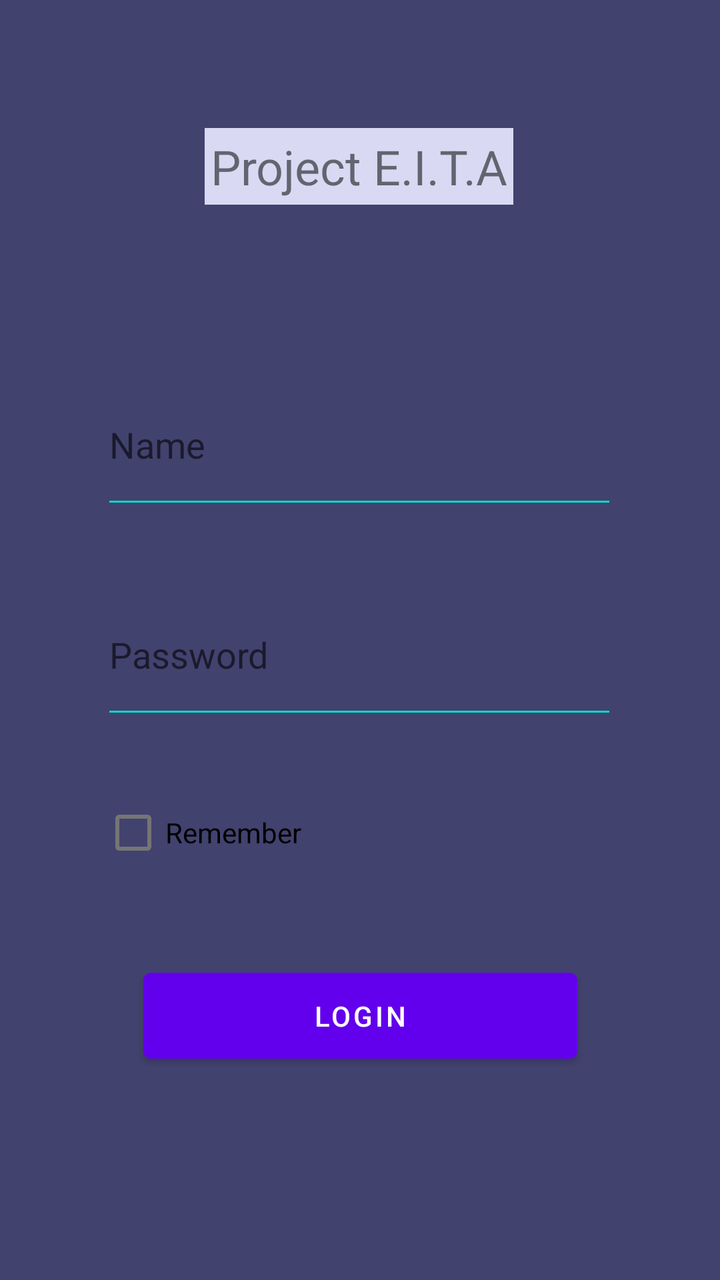
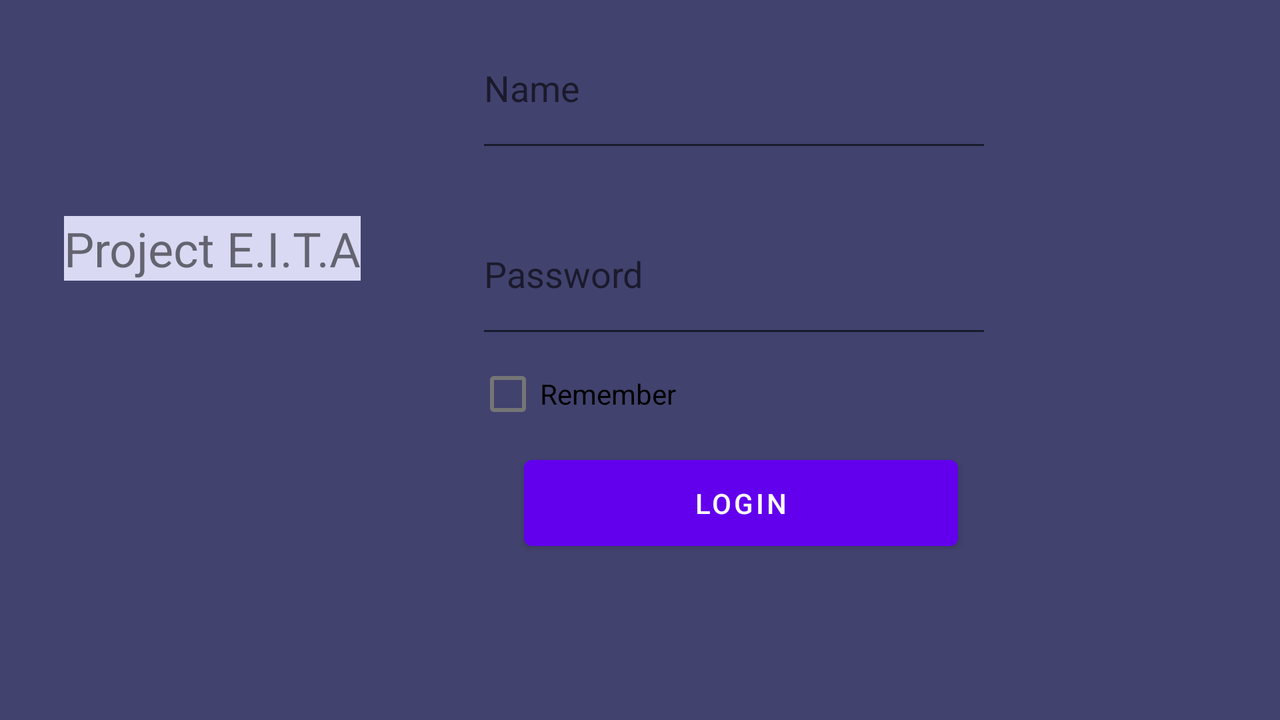

An Android layout and its configuration variant, each rendered on a device that would load it. The default file and the variant file are quoted in full after the pictures.
<!-- AndroidManifest.xml: application theme Theme.ProjetoEITA -->
<!-- res/layout/activity_main.xml -->
<?xml version="1.0" encoding="utf-8"?>
<androidx.constraintlayout.widget.ConstraintLayout xmlns:android="http://schemas.android.com/apk/res/android"
    xmlns:app="http://schemas.android.com/apk/res-auto"
    xmlns:tools="http://schemas.android.com/tools"
    android:layout_width="match_parent"
    android:layout_height="match_parent"
    tools:context=".MainActivity"
    android:background="@color/azul_milho">

    <TextView
        android:id="@id/tvTitulo"
        android:layout_width="wrap_content"
        android:layout_height="wrap_content"
        android:layout_marginTop="64dp"
        android:background="@color/quartzo"
        android:padding="3dp"
        android:text="@string/app_name"
        android:textSize="24sp"
        app:layout_constraintEnd_toEndOf="parent"
        app:layout_constraintHorizontal_bias="0.498"
        app:layout_constraintStart_toStartOf="parent"
        app:layout_constraintTop_toTopOf="parent" />

    <EditText
        android:id="@+id/edUsuario"
        android:layout_width="258dp"
        android:layout_height="77dp"
        android:layout_marginTop="80dp"
        android:backgroundTint="@color/teal_200"
        android:ems="10"
        android:inputType="textPersonName"
        android:hint="@string/name"
        app:layout_constraintEnd_toEndOf="@id/tvTitulo"
        app:layout_constraintStart_toStartOf="@id/tvTitulo"
        app:layout_constraintTop_toBottomOf="@+id/tvTitulo" />

    <EditText
        android:id="@id/edSenha"
        android:layout_width="258dp"
        android:layout_height="77dp"
        android:layout_marginTop="28dp"
        android:backgroundTint="@color/teal_200"
        android:ems="10"
        android:hint="@string/password"
        android:inputType="textPassword"
        app:layout_constraintEnd_toEndOf="@id/edUsuario"
        app:layout_constraintHorizontal_bias="0.0"
        app:layout_constraintStart_toStartOf="@id/edUsuario"
        app:layout_constraintTop_toBottomOf="@id/edUsuario" />

    <CheckBox
        android:id="@id/checkBox"
        android:layout_width="wrap_content"
        android:layout_height="wrap_content"
        android:layout_marginTop="28dp"
        android:text="@string/remember"
        app:layout_constraintStart_toStartOf="@id/edSenha"
        app:layout_constraintTop_toBottomOf="@id/edSenha" />

    <Button
        android:id="@+id/btLogin"
        android:layout_width="217dp"
        android:layout_height="55dp"
        android:layout_marginTop="40dp"
        android:text="@string/login"
        app:layout_constraintEnd_toEndOf="@id/edSenha"
        app:layout_constraintHorizontal_bias="0.512"
        app:layout_constraintStart_toStartOf="@+id/edSenha"
        app:layout_constraintTop_toBottomOf="@+id/checkBox" />

</androidx.constraintlayout.widget.ConstraintLayout>
<!-- resources referenced by this layout -->
<resources>
  <color name="azul_milho">#42426F</color>
  <color name="quartzo">#D9D9F3</color>
  <color name="teal_200">#FF03DAC5</color>
  <string name="app_name">Project E.I.T.A</string>
  <string name="login">Login</string>
  <string name="name">Name</string>
  <string name="password">Password</string>
  <string name="remember">Remember</string>
  <style name="Theme.ProjetoEITA" parent="Theme.MaterialComponents.DayNight.DarkActionBar">
          
          <item name="colorPrimary">@color/purple_500</item>
          <item name="colorPrimaryVariant">@color/purple_700</item>
          <item name="colorOnPrimary">@color/white</item>
          
          <item name="colorSecondary">@color/teal_200</item>
          <item name="colorSecondaryVariant">@color/teal_700</item>
          <item name="colorOnSecondary">@color/black</item>
          
          <item name="android:statusBarColor">?attr/colorPrimaryVariant</item>
          
      </style>
  <color name="purple_500">#FF6200EE</color>
  <color name="purple_700">#FF3700B3</color>
  <color name="white">#FFFFFFFF</color>
  <color name="teal_700">#FF018786</color>
  <color name="black">#FF000000</color>
</resources>
<!-- res/layout-land/activity_main.xml (the repository's variant of the layout above) -->
<!-- drawn on the phone turned sideways -->
<?xml version="1.0" encoding="utf-8"?>
<androidx.constraintlayout.widget.ConstraintLayout xmlns:android="http://schemas.android.com/apk/res/android"
    xmlns:app="http://schemas.android.com/apk/res-auto"
    xmlns:tools="http://schemas.android.com/tools"
    android:layout_width="match_parent"
    android:layout_height="match_parent"
    tools:context=".MainActivity"
    android:background="@color/azul_milho">

    <TextView
        android:id="@id/tvTitulo"
        android:layout_width="wrap_content"
        android:layout_height="wrap_content"
        android:layout_marginStart="32dp"
        android:background="@color/quartzo"
        android:layout_marginTop="108dp"
        android:text="@string/app_name"
        android:textSize="24sp"
        app:layout_constraintStart_toStartOf="parent"
        app:layout_constraintTop_toTopOf="parent" />

    <EditText
        android:id="@+id/edUsuario"
        android:layout_width="258dp"
        android:layout_height="77dp"
        android:layout_marginTop="4dp"
        android:layout_marginEnd="144dp"
        android:ems="10"
        android:hint="@string/name"
        android:inputType="textPersonName"
        app:layout_constraintEnd_toEndOf="parent"
        app:layout_constraintTop_toTopOf="parent" />

    <EditText
        android:id="@id/edSenha"
        android:layout_width="258dp"
        android:layout_height="77dp"
        android:layout_marginTop="16dp"
        android:ems="10"
        android:hint="@string/password"
        android:inputType="textPassword"
        app:layout_constraintEnd_toEndOf="@id/edUsuario"
        app:layout_constraintHorizontal_bias="0.0"
        app:layout_constraintStart_toStartOf="@id/edUsuario"
        app:layout_constraintTop_toBottomOf="@id/edUsuario" />

    <CheckBox
        android:id="@id/checkBox"
        android:layout_width="113dp"
        android:layout_height="38dp"
        android:layout_marginTop="4dp"
        android:text="@string/remember"
        app:layout_constraintStart_toStartOf="@id/edSenha"
        app:layout_constraintTop_toBottomOf="@id/edSenha" />

    <Button
        android:id="@+id/btLogin"
        android:layout_width="217dp"
        android:layout_height="55dp"
        android:layout_marginTop="8dp"
        android:text="@string/login"
        app:layout_constraintEnd_toEndOf="@id/edSenha"
        app:layout_constraintHorizontal_bias="0.585"
        app:layout_constraintStart_toStartOf="@+id/edSenha"
        app:layout_constraintTop_toBottomOf="@+id/checkBox" />

</androidx.constraintlayout.widget.ConstraintLayout>
<!-- resources referenced by the variant -->
<!-- as the phone turned sideways resolves them -->
<resources>
  <color name="azul_milho">#42426F</color>
  <color name="quartzo">#D9D9F3</color>
  <string name="app_name">Project E.I.T.A</string>
  <string name="login">Login</string>
  <string name="name">Name</string>
  <string name="password">Password</string>
  <string name="remember">Remember</string>
  <style name="Theme.ProjetoEITA" parent="Theme.MaterialComponents.DayNight.DarkActionBar">
          
          <item name="colorPrimary">@color/purple_500</item>
          <item name="colorPrimaryVariant">@color/purple_700</item>
          <item name="colorOnPrimary">@color/white</item>
          
          <item name="colorSecondary">@color/teal_200</item>
          <item name="colorSecondaryVariant">@color/teal_700</item>
          <item name="colorOnSecondary">@color/black</item>
          
          <item name="android:statusBarColor">?attr/colorPrimaryVariant</item>
          
      </style>
  <color name="purple_500">#FF6200EE</color>
  <color name="purple_700">#FF3700B3</color>
  <color name="white">#FFFFFFFF</color>
  <color name="teal_200">#FF03DAC5</color>
  <color name="teal_700">#FF018786</color>
  <color name="black">#FF000000</color>
</resources>
